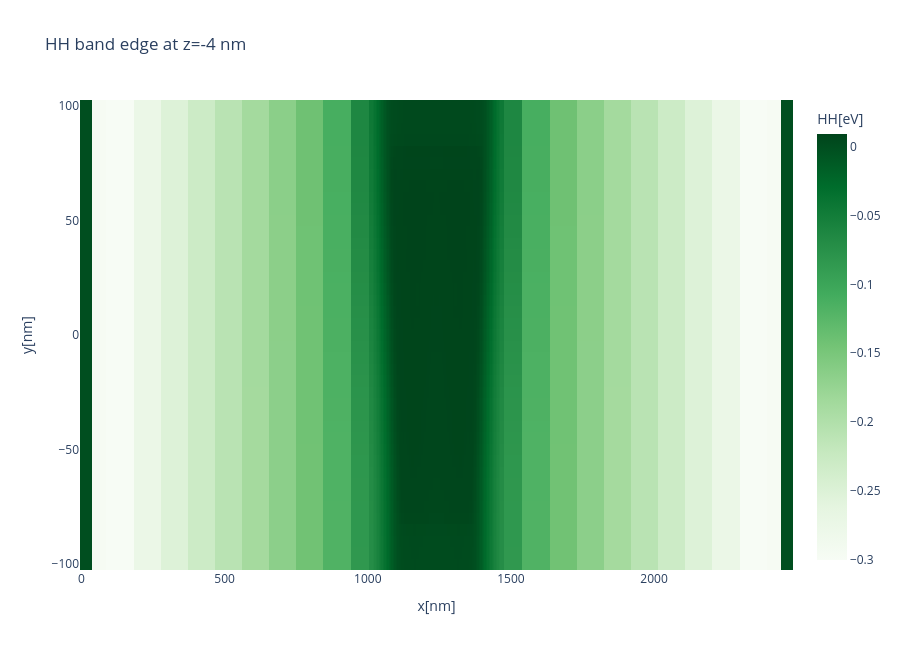

Notebook cell for this chart:
### Markdown cell above
## HH Band Edge at the HH0 Peak Depth

Plot the HH band edge on the same `x-y` plane where the HH0 probability peaks were found.

### Code cell
fig_hh_bandedge_peak_depth = nnt.plot_vtr_slice_interactive(
    HH0_BANDEDGES_VTR,
    variable="HH",
    slice_axis="z",
    slice_value=hh0_peak_z_nm,
    title=f"HH band edge at z={hh0_peak_z_nm:g} nm",
    colorscale="Greens",
)
